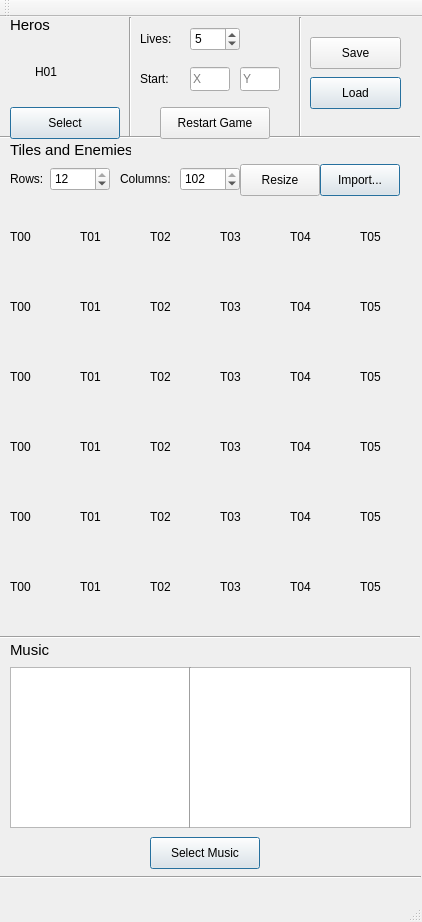
<?xml version="1.0" encoding="UTF-8"?>
<ui version="4.0">
 <class>GameUI</class>
 <widget class="QMainWindow" name="GameUI">
  <property name="geometry">
   <rect>
    <x>0</x>
    <y>0</y>
    <width>422</width>
    <height>922</height>
   </rect>
  </property>
  <property name="windowTitle">
   <string>PaletteTool</string>
  </property>
  <widget class="QWidget" name="centralWidget">
   <widget class="Line" name="line">
    <property name="geometry">
     <rect>
      <x>0</x>
      <y>610</y>
      <width>420</width>
      <height>20</height>
     </rect>
    </property>
    <property name="orientation">
     <enum>Qt::Horizontal</enum>
    </property>
   </widget>
   <widget class="Line" name="line_2">
    <property name="geometry">
     <rect>
      <x>0</x>
      <y>850</y>
      <width>421</width>
      <height>20</height>
     </rect>
    </property>
    <property name="orientation">
     <enum>Qt::Horizontal</enum>
    </property>
   </widget>
   <widget class="QSpinBox" name="row_spinBox">
    <property name="geometry">
     <rect>
      <x>50</x>
      <y>150</y>
      <width>60</width>
      <height>24</height>
     </rect>
    </property>
    <property name="minimum">
     <number>9</number>
    </property>
    <property name="maximum">
     <number>12</number>
    </property>
    <property name="value">
     <number>12</number>
    </property>
   </widget>
   <widget class="QSpinBox" name="col_spinBox">
    <property name="geometry">
     <rect>
      <x>180</x>
      <y>150</y>
      <width>60</width>
      <height>24</height>
     </rect>
    </property>
    <property name="minimum">
     <number>10</number>
    </property>
    <property name="maximum">
     <number>102</number>
    </property>
    <property name="value">
     <number>102</number>
    </property>
   </widget>
   <widget class="QLabel" name="howManyCol_label">
    <property name="geometry">
     <rect>
      <x>120</x>
      <y>150</y>
      <width>61</width>
      <height>24</height>
     </rect>
    </property>
    <property name="text">
     <string>Columns:</string>
    </property>
   </widget>
   <widget class="QLabel" name="howManyRows_label">
    <property name="geometry">
     <rect>
      <x>10</x>
      <y>150</y>
      <width>40</width>
      <height>24</height>
     </rect>
    </property>
    <property name="text">
     <string>Rows:</string>
    </property>
   </widget>
   <widget class="QSpinBox" name="loseCondition_spinBox">
    <property name="geometry">
     <rect>
      <x>190</x>
      <y>10</y>
      <width>50</width>
      <height>24</height>
     </rect>
    </property>
    <property name="minimum">
     <number>1</number>
    </property>
    <property name="maximum">
     <number>100</number>
    </property>
    <property name="value">
     <number>5</number>
    </property>
   </widget>
   <widget class="QLabel" name="loseCondition_label">
    <property name="geometry">
     <rect>
      <x>140</x>
      <y>10</y>
      <width>40</width>
      <height>24</height>
     </rect>
    </property>
    <property name="text">
     <string>Lives:</string>
    </property>
   </widget>
   <widget class="QLabel" name="tile_00">
    <property name="geometry">
     <rect>
      <x>10</x>
      <y>190</y>
      <width>60</width>
      <height>60</height>
     </rect>
    </property>
    <property name="minimumSize">
     <size>
      <width>50</width>
      <height>50</height>
     </size>
    </property>
    <property name="text">
     <string>T00</string>
    </property>
   </widget>
   <widget class="QLabel" name="labelTile">
    <property name="geometry">
     <rect>
      <x>10</x>
      <y>125</y>
      <width>121</width>
      <height>16</height>
     </rect>
    </property>
    <property name="font">
     <font>
      <pointsize>11</pointsize>
     </font>
    </property>
    <property name="text">
     <string>Tiles and Enemies:</string>
    </property>
    <property name="textFormat">
     <enum>Qt::AutoText</enum>
    </property>
   </widget>
   <widget class="QLabel" name="labelHero">
    <property name="geometry">
     <rect>
      <x>10</x>
      <y>0</y>
      <width>40</width>
      <height>16</height>
     </rect>
    </property>
    <property name="font">
     <font>
      <pointsize>11</pointsize>
     </font>
    </property>
    <property name="text">
     <string>Heros:</string>
    </property>
    <property name="textFormat">
     <enum>Qt::AutoText</enum>
    </property>
   </widget>
   <widget class="QLabel" name="hero_00">
    <property name="geometry">
     <rect>
      <x>35</x>
      <y>25</y>
      <width>60</width>
      <height>60</height>
     </rect>
    </property>
    <property name="minimumSize">
     <size>
      <width>50</width>
      <height>50</height>
     </size>
    </property>
    <property name="text">
     <string>H01</string>
    </property>
   </widget>
   <widget class="Line" name="line_3">
    <property name="geometry">
     <rect>
      <x>0</x>
      <y>110</y>
      <width>420</width>
      <height>20</height>
     </rect>
    </property>
    <property name="orientation">
     <enum>Qt::Horizontal</enum>
    </property>
   </widget>
   <widget class="QPushButton" name="winLoseButton">
    <property name="geometry">
     <rect>
      <x>160</x>
      <y>90</y>
      <width>110</width>
      <height>32</height>
     </rect>
    </property>
    <property name="text">
     <string>Restart Game</string>
    </property>
    <property name="autoDefault">
     <bool>false</bool>
    </property>
    <property name="flat">
     <bool>false</bool>
    </property>
   </widget>
   <widget class="QPushButton" name="Resize">
    <property name="geometry">
     <rect>
      <x>240</x>
      <y>147</y>
      <width>80</width>
      <height>32</height>
     </rect>
    </property>
    <property name="text">
     <string>Resize</string>
    </property>
    <property name="iconSize">
     <size>
      <width>24</width>
      <height>24</height>
     </size>
    </property>
    <property name="default">
     <bool>false</bool>
    </property>
   </widget>
   <widget class="QPushButton" name="pushButton_2">
    <property name="geometry">
     <rect>
      <x>10</x>
      <y>90</y>
      <width>110</width>
      <height>32</height>
     </rect>
    </property>
    <property name="text">
     <string>Select</string>
    </property>
    <property name="default">
     <bool>true</bool>
    </property>
   </widget>
   <widget class="QLabel" name="loseCondition_label_2">
    <property name="geometry">
     <rect>
      <x>140</x>
      <y>50</y>
      <width>40</width>
      <height>24</height>
     </rect>
    </property>
    <property name="text">
     <string>Start:</string>
    </property>
   </widget>
   <widget class="QLineEdit" name="lineEdit">
    <property name="geometry">
     <rect>
      <x>190</x>
      <y>50</y>
      <width>40</width>
      <height>24</height>
     </rect>
    </property>
    <property name="inputMask">
     <string/>
    </property>
    <property name="text">
     <string/>
    </property>
    <property name="placeholderText">
     <string>X</string>
    </property>
   </widget>
   <widget class="QLineEdit" name="lineEdit_2">
    <property name="geometry">
     <rect>
      <x>240</x>
      <y>50</y>
      <width>40</width>
      <height>24</height>
     </rect>
    </property>
    <property name="placeholderText">
     <string>Y</string>
    </property>
   </widget>
   <widget class="QPushButton" name="pushButton_3">
    <property name="geometry">
     <rect>
      <x>320</x>
      <y>147</y>
      <width>80</width>
      <height>32</height>
     </rect>
    </property>
    <property name="text">
     <string>Import...</string>
    </property>
    <property name="default">
     <bool>true</bool>
    </property>
   </widget>
   <widget class="Line" name="line_4">
    <property name="geometry">
     <rect>
      <x>120</x>
      <y>0</y>
      <width>20</width>
      <height>120</height>
     </rect>
    </property>
    <property name="orientation">
     <enum>Qt::Vertical</enum>
    </property>
   </widget>
   <widget class="QLabel" name="tile_1">
    <property name="geometry">
     <rect>
      <x>80</x>
      <y>190</y>
      <width>60</width>
      <height>60</height>
     </rect>
    </property>
    <property name="minimumSize">
     <size>
      <width>50</width>
      <height>50</height>
     </size>
    </property>
    <property name="text">
     <string>T01</string>
    </property>
   </widget>
   <widget class="QLabel" name="tile_2">
    <property name="geometry">
     <rect>
      <x>150</x>
      <y>190</y>
      <width>60</width>
      <height>60</height>
     </rect>
    </property>
    <property name="minimumSize">
     <size>
      <width>50</width>
      <height>50</height>
     </size>
    </property>
    <property name="text">
     <string>T02</string>
    </property>
   </widget>
   <widget class="QLabel" name="tile_3">
    <property name="geometry">
     <rect>
      <x>220</x>
      <y>190</y>
      <width>60</width>
      <height>60</height>
     </rect>
    </property>
    <property name="minimumSize">
     <size>
      <width>50</width>
      <height>50</height>
     </size>
    </property>
    <property name="text">
     <string>T03</string>
    </property>
   </widget>
   <widget class="QLabel" name="tile_4">
    <property name="geometry">
     <rect>
      <x>290</x>
      <y>190</y>
      <width>60</width>
      <height>60</height>
     </rect>
    </property>
    <property name="minimumSize">
     <size>
      <width>50</width>
      <height>50</height>
     </size>
    </property>
    <property name="text">
     <string>T04</string>
    </property>
   </widget>
   <widget class="QLabel" name="tile_5">
    <property name="geometry">
     <rect>
      <x>360</x>
      <y>190</y>
      <width>60</width>
      <height>60</height>
     </rect>
    </property>
    <property name="minimumSize">
     <size>
      <width>50</width>
      <height>50</height>
     </size>
    </property>
    <property name="text">
     <string>T05</string>
    </property>
   </widget>
   <widget class="QLabel" name="tile_6">
    <property name="geometry">
     <rect>
      <x>10</x>
      <y>260</y>
      <width>60</width>
      <height>60</height>
     </rect>
    </property>
    <property name="minimumSize">
     <size>
      <width>50</width>
      <height>50</height>
     </size>
    </property>
    <property name="text">
     <string>T00</string>
    </property>
   </widget>
   <widget class="QLabel" name="tile_7">
    <property name="geometry">
     <rect>
      <x>80</x>
      <y>260</y>
      <width>60</width>
      <height>60</height>
     </rect>
    </property>
    <property name="minimumSize">
     <size>
      <width>50</width>
      <height>50</height>
     </size>
    </property>
    <property name="text">
     <string>T01</string>
    </property>
   </widget>
   <widget class="QLabel" name="tile_8">
    <property name="geometry">
     <rect>
      <x>150</x>
      <y>260</y>
      <width>60</width>
      <height>60</height>
     </rect>
    </property>
    <property name="minimumSize">
     <size>
      <width>50</width>
      <height>50</height>
     </size>
    </property>
    <property name="text">
     <string>T02</string>
    </property>
   </widget>
   <widget class="QLabel" name="tile_9">
    <property name="geometry">
     <rect>
      <x>360</x>
      <y>260</y>
      <width>60</width>
      <height>60</height>
     </rect>
    </property>
    <property name="minimumSize">
     <size>
      <width>50</width>
      <height>50</height>
     </size>
    </property>
    <property name="text">
     <string>T05</string>
    </property>
   </widget>
   <widget class="QLabel" name="tile_10">
    <property name="geometry">
     <rect>
      <x>290</x>
      <y>260</y>
      <width>60</width>
      <height>60</height>
     </rect>
    </property>
    <property name="minimumSize">
     <size>
      <width>50</width>
      <height>50</height>
     </size>
    </property>
    <property name="text">
     <string>T04</string>
    </property>
   </widget>
   <widget class="QLabel" name="tile_11">
    <property name="geometry">
     <rect>
      <x>220</x>
      <y>260</y>
      <width>60</width>
      <height>60</height>
     </rect>
    </property>
    <property name="minimumSize">
     <size>
      <width>50</width>
      <height>50</height>
     </size>
    </property>
    <property name="text">
     <string>T03</string>
    </property>
   </widget>
   <widget class="QLabel" name="tile_12">
    <property name="geometry">
     <rect>
      <x>10</x>
      <y>330</y>
      <width>60</width>
      <height>60</height>
     </rect>
    </property>
    <property name="minimumSize">
     <size>
      <width>50</width>
      <height>50</height>
     </size>
    </property>
    <property name="text">
     <string>T00</string>
    </property>
   </widget>
   <widget class="QLabel" name="tile_13">
    <property name="geometry">
     <rect>
      <x>80</x>
      <y>330</y>
      <width>60</width>
      <height>60</height>
     </rect>
    </property>
    <property name="minimumSize">
     <size>
      <width>50</width>
      <height>50</height>
     </size>
    </property>
    <property name="text">
     <string>T01</string>
    </property>
   </widget>
   <widget class="QLabel" name="tile_14">
    <property name="geometry">
     <rect>
      <x>150</x>
      <y>330</y>
      <width>60</width>
      <height>60</height>
     </rect>
    </property>
    <property name="minimumSize">
     <size>
      <width>50</width>
      <height>50</height>
     </size>
    </property>
    <property name="text">
     <string>T02</string>
    </property>
   </widget>
   <widget class="QLabel" name="tile_15">
    <property name="geometry">
     <rect>
      <x>360</x>
      <y>330</y>
      <width>60</width>
      <height>60</height>
     </rect>
    </property>
    <property name="minimumSize">
     <size>
      <width>50</width>
      <height>50</height>
     </size>
    </property>
    <property name="text">
     <string>T05</string>
    </property>
   </widget>
   <widget class="QLabel" name="tile_16">
    <property name="geometry">
     <rect>
      <x>290</x>
      <y>330</y>
      <width>60</width>
      <height>60</height>
     </rect>
    </property>
    <property name="minimumSize">
     <size>
      <width>50</width>
      <height>50</height>
     </size>
    </property>
    <property name="text">
     <string>T04</string>
    </property>
   </widget>
   <widget class="QLabel" name="tile_17">
    <property name="geometry">
     <rect>
      <x>220</x>
      <y>330</y>
      <width>60</width>
      <height>60</height>
     </rect>
    </property>
    <property name="minimumSize">
     <size>
      <width>50</width>
      <height>50</height>
     </size>
    </property>
    <property name="text">
     <string>T03</string>
    </property>
   </widget>
   <widget class="QLabel" name="tile_18">
    <property name="geometry">
     <rect>
      <x>220</x>
      <y>540</y>
      <width>60</width>
      <height>60</height>
     </rect>
    </property>
    <property name="minimumSize">
     <size>
      <width>50</width>
      <height>50</height>
     </size>
    </property>
    <property name="text">
     <string>T03</string>
    </property>
   </widget>
   <widget class="QLabel" name="tile_19">
    <property name="geometry">
     <rect>
      <x>10</x>
      <y>540</y>
      <width>60</width>
      <height>60</height>
     </rect>
    </property>
    <property name="minimumSize">
     <size>
      <width>50</width>
      <height>50</height>
     </size>
    </property>
    <property name="text">
     <string>T00</string>
    </property>
   </widget>
   <widget class="QLabel" name="tile_20">
    <property name="geometry">
     <rect>
      <x>80</x>
      <y>470</y>
      <width>60</width>
      <height>60</height>
     </rect>
    </property>
    <property name="minimumSize">
     <size>
      <width>50</width>
      <height>50</height>
     </size>
    </property>
    <property name="text">
     <string>T01</string>
    </property>
   </widget>
   <widget class="QLabel" name="tile_21">
    <property name="geometry">
     <rect>
      <x>290</x>
      <y>540</y>
      <width>60</width>
      <height>60</height>
     </rect>
    </property>
    <property name="minimumSize">
     <size>
      <width>50</width>
      <height>50</height>
     </size>
    </property>
    <property name="text">
     <string>T04</string>
    </property>
   </widget>
   <widget class="QLabel" name="tile_22">
    <property name="geometry">
     <rect>
      <x>10</x>
      <y>400</y>
      <width>60</width>
      <height>60</height>
     </rect>
    </property>
    <property name="minimumSize">
     <size>
      <width>50</width>
      <height>50</height>
     </size>
    </property>
    <property name="text">
     <string>T00</string>
    </property>
   </widget>
   <widget class="QLabel" name="tile_23">
    <property name="geometry">
     <rect>
      <x>360</x>
      <y>540</y>
      <width>60</width>
      <height>60</height>
     </rect>
    </property>
    <property name="minimumSize">
     <size>
      <width>50</width>
      <height>50</height>
     </size>
    </property>
    <property name="text">
     <string>T05</string>
    </property>
   </widget>
   <widget class="QLabel" name="tile_24">
    <property name="geometry">
     <rect>
      <x>10</x>
      <y>470</y>
      <width>60</width>
      <height>60</height>
     </rect>
    </property>
    <property name="minimumSize">
     <size>
      <width>50</width>
      <height>50</height>
     </size>
    </property>
    <property name="text">
     <string>T00</string>
    </property>
   </widget>
   <widget class="QLabel" name="tile_25">
    <property name="geometry">
     <rect>
      <x>150</x>
      <y>400</y>
      <width>60</width>
      <height>60</height>
     </rect>
    </property>
    <property name="minimumSize">
     <size>
      <width>50</width>
      <height>50</height>
     </size>
    </property>
    <property name="text">
     <string>T02</string>
    </property>
   </widget>
   <widget class="QLabel" name="tile_26">
    <property name="geometry">
     <rect>
      <x>360</x>
      <y>470</y>
      <width>60</width>
      <height>60</height>
     </rect>
    </property>
    <property name="minimumSize">
     <size>
      <width>50</width>
      <height>50</height>
     </size>
    </property>
    <property name="text">
     <string>T05</string>
    </property>
   </widget>
   <widget class="QLabel" name="tile_27">
    <property name="geometry">
     <rect>
      <x>360</x>
      <y>400</y>
      <width>60</width>
      <height>60</height>
     </rect>
    </property>
    <property name="minimumSize">
     <size>
      <width>50</width>
      <height>50</height>
     </size>
    </property>
    <property name="text">
     <string>T05</string>
    </property>
   </widget>
   <widget class="QLabel" name="tile_28">
    <property name="geometry">
     <rect>
      <x>220</x>
      <y>470</y>
      <width>60</width>
      <height>60</height>
     </rect>
    </property>
    <property name="minimumSize">
     <size>
      <width>50</width>
      <height>50</height>
     </size>
    </property>
    <property name="text">
     <string>T03</string>
    </property>
   </widget>
   <widget class="QLabel" name="tile_29">
    <property name="geometry">
     <rect>
      <x>80</x>
      <y>540</y>
      <width>60</width>
      <height>60</height>
     </rect>
    </property>
    <property name="minimumSize">
     <size>
      <width>50</width>
      <height>50</height>
     </size>
    </property>
    <property name="text">
     <string>T01</string>
    </property>
   </widget>
   <widget class="QLabel" name="tile_30">
    <property name="geometry">
     <rect>
      <x>150</x>
      <y>540</y>
      <width>60</width>
      <height>60</height>
     </rect>
    </property>
    <property name="minimumSize">
     <size>
      <width>50</width>
      <height>50</height>
     </size>
    </property>
    <property name="text">
     <string>T02</string>
    </property>
   </widget>
   <widget class="QLabel" name="tile_31">
    <property name="geometry">
     <rect>
      <x>150</x>
      <y>470</y>
      <width>60</width>
      <height>60</height>
     </rect>
    </property>
    <property name="minimumSize">
     <size>
      <width>50</width>
      <height>50</height>
     </size>
    </property>
    <property name="text">
     <string>T02</string>
    </property>
   </widget>
   <widget class="QLabel" name="tile_32">
    <property name="geometry">
     <rect>
      <x>220</x>
      <y>400</y>
      <width>60</width>
      <height>60</height>
     </rect>
    </property>
    <property name="minimumSize">
     <size>
      <width>50</width>
      <height>50</height>
     </size>
    </property>
    <property name="text">
     <string>T03</string>
    </property>
   </widget>
   <widget class="QLabel" name="tile_33">
    <property name="geometry">
     <rect>
      <x>290</x>
      <y>470</y>
      <width>60</width>
      <height>60</height>
     </rect>
    </property>
    <property name="minimumSize">
     <size>
      <width>50</width>
      <height>50</height>
     </size>
    </property>
    <property name="text">
     <string>T04</string>
    </property>
   </widget>
   <widget class="QLabel" name="tile_34">
    <property name="geometry">
     <rect>
      <x>80</x>
      <y>400</y>
      <width>60</width>
      <height>60</height>
     </rect>
    </property>
    <property name="minimumSize">
     <size>
      <width>50</width>
      <height>50</height>
     </size>
    </property>
    <property name="text">
     <string>T01</string>
    </property>
   </widget>
   <widget class="QLabel" name="tile_35">
    <property name="geometry">
     <rect>
      <x>290</x>
      <y>400</y>
      <width>60</width>
      <height>60</height>
     </rect>
    </property>
    <property name="minimumSize">
     <size>
      <width>50</width>
      <height>50</height>
     </size>
    </property>
    <property name="text">
     <string>T04</string>
    </property>
   </widget>
   <widget class="QLabel" name="labelTile_2">
    <property name="geometry">
     <rect>
      <x>10</x>
      <y>625</y>
      <width>40</width>
      <height>16</height>
     </rect>
    </property>
    <property name="font">
     <font>
      <pointsize>11</pointsize>
     </font>
    </property>
    <property name="text">
     <string>Music:</string>
    </property>
    <property name="textFormat">
     <enum>Qt::AutoText</enum>
    </property>
   </widget>
   <widget class="Line" name="line_5">
    <property name="geometry">
     <rect>
      <x>290</x>
      <y>0</y>
      <width>20</width>
      <height>120</height>
     </rect>
    </property>
    <property name="orientation">
     <enum>Qt::Vertical</enum>
    </property>
   </widget>
   <widget class="QPushButton" name="pushButton">
    <property name="geometry">
     <rect>
      <x>310</x>
      <y>20</y>
      <width>91</width>
      <height>32</height>
     </rect>
    </property>
    <property name="text">
     <string>Save</string>
    </property>
   </widget>
   <widget class="QPushButton" name="pushButton_4">
    <property name="geometry">
     <rect>
      <x>310</x>
      <y>60</y>
      <width>91</width>
      <height>32</height>
     </rect>
    </property>
    <property name="text">
     <string>Load</string>
    </property>
    <property name="default">
     <bool>true</bool>
    </property>
   </widget>
   <widget class="QColumnView" name="columnView">
    <property name="geometry">
     <rect>
      <x>10</x>
      <y>650</y>
      <width>401</width>
      <height>161</height>
     </rect>
    </property>
    <property name="selectionMode">
     <enum>QAbstractItemView::SingleSelection</enum>
    </property>
   </widget>
   <widget class="Line" name="line_6">
    <property name="geometry">
     <rect>
      <x>180</x>
      <y>650</y>
      <width>20</width>
      <height>161</height>
     </rect>
    </property>
    <property name="orientation">
     <enum>Qt::Vertical</enum>
    </property>
   </widget>
   <widget class="QPushButton" name="pushButton_5">
    <property name="geometry">
     <rect>
      <x>150</x>
      <y>820</y>
      <width>110</width>
      <height>32</height>
     </rect>
    </property>
    <property name="text">
     <string>Select Music</string>
    </property>
    <property name="default">
     <bool>true</bool>
    </property>
   </widget>
  </widget>
  <widget class="QMenuBar" name="menuBar">
   <property name="geometry">
    <rect>
     <x>0</x>
     <y>0</y>
     <width>422</width>
     <height>22</height>
    </rect>
   </property>
  </widget>
  <widget class="QToolBar" name="mainToolBar">
   <attribute name="toolBarArea">
    <enum>TopToolBarArea</enum>
   </attribute>
   <attribute name="toolBarBreak">
    <bool>false</bool>
   </attribute>
  </widget>
  <widget class="QStatusBar" name="statusBar"/>
 </widget>
 <layoutdefault spacing="6" margin="11"/>
 <resources/>
 <connections/>
</ui>
